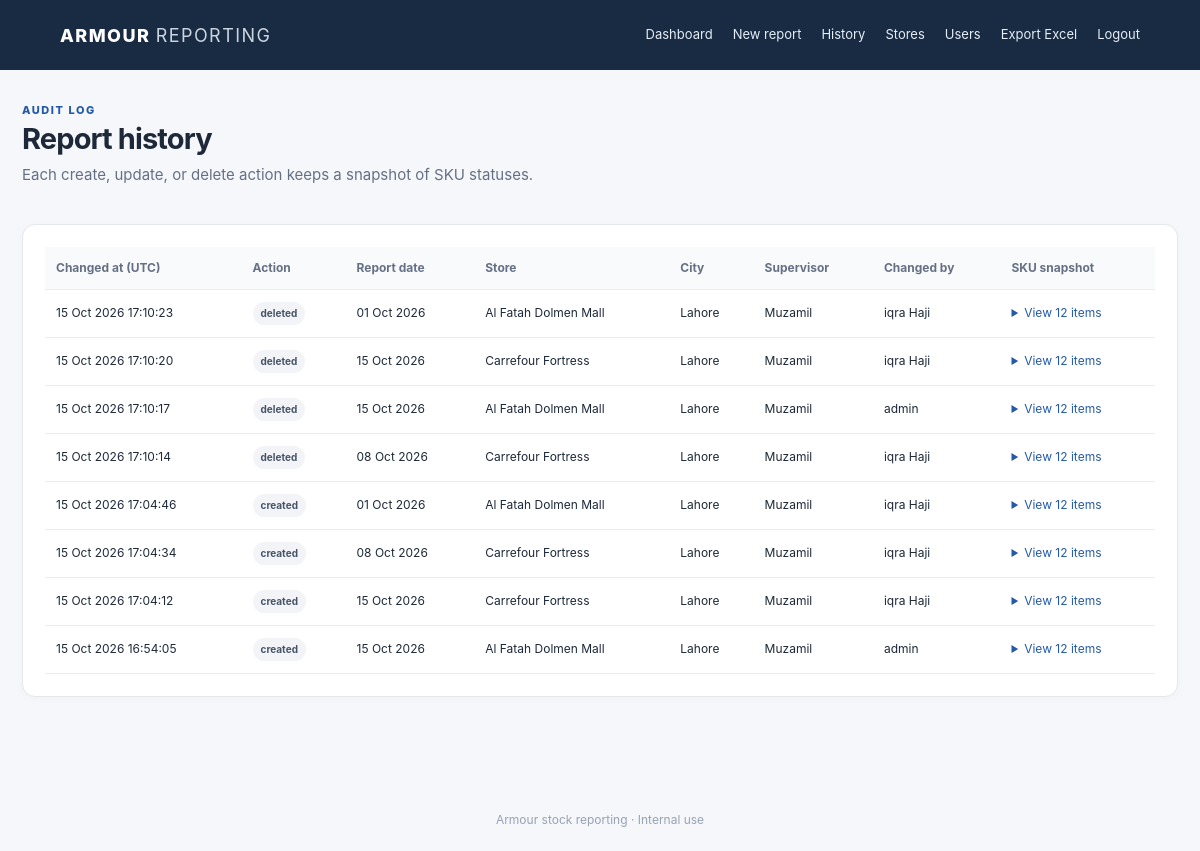
The page /history (signed in) on the database its author committed.
### app.py (models this page shows)
class ReportHistory(db.Model):
    id = db.Column(db.Integer, primary_key=True)
    report_id = db.Column(db.Integer, nullable=False, index=True)
    report_date = db.Column(db.Date, nullable=False)
    store_name = db.Column(db.String(150), nullable=False)
    city = db.Column(db.String(100), nullable=False)
    supervisor = db.Column(db.String(120), nullable=False)
    submitted_by = db.Column(db.String(80), nullable=False)
    snapshot = db.Column(db.Text, nullable=False)
    action = db.Column(db.String(20), nullable=False)
    changed_at = db.Column(db.DateTime, default=datetime.utcnow, nullable=False)

### app.py (the view)
@app.route('/history')
@login_required
def history():
    q=ReportHistory.query.order_by(ReportHistory.changed_at.desc())
    if not current_user().is_admin: q=q.filter_by(submitted_by=current_user().username)
    return render_template('history.html', entries=q.limit(500).all())

### app.py (called while the page is built)
def current_user():
    uid = session.get('user_id')
    return db.session.get(User, uid) if uid else None

def login_required(fn):
    @wraps(fn)
    def wrapped(*args, **kwargs):
        if not current_user(): flash('Please log in first.', 'warning'); return redirect(url_for('login'))
        return fn(*args, **kwargs)
    return wrapped

@app.context_processor
def inject_globals(): return {'me': current_user(), 'sku_fields': SKU_FIELDS, 'statuses': STATUSES, 'now_date': date.today().isoformat()}

    @property
    def is_admin(self): return self.role == 'admin'

### templates/history.html
{% extends 'base.html' %}{% block content %}<div class="page-head"><div><p class="eyebrow">AUDIT LOG</p><h1>Report history</h1><p class="muted">Each create, update, or delete action keeps a snapshot of SKU statuses.</p></div></div><section class="card"><div class="table-wrap"><table><thead><tr><th>Changed at (UTC)</th><th>Action</th><th>Report date</th><th>Store</th><th>City</th><th>Supervisor</th><th>Changed by</th><th>SKU snapshot</th></tr></thead><tbody>{% for e in entries %}<tr><td>{{ e.changed_at.strftime('%d %b %Y %H:%M:%S') }}</td><td><span class="pill gray">{{ e.action }}</span></td><td>{{ e.report_date.strftime('%d %b %Y') }}</td><td>{{ e.store_name }}</td><td>{{ e.city }}</td><td>{{ e.supervisor }}</td><td>{{ e.submitted_by }}</td><td><details><summary>View 12 items</summary><div class="snapshot"><pre>{{ e.snapshot }}</pre></div></details></td></tr>{% else %}<tr><td colspan="8" class="empty">No history yet.</td></tr>{% endfor %}</tbody></table></div></section>{% endblock %}

### templates/base.html (shortened to what this page needs)
<!doctype html><html lang="en"><head><link rel="stylesheet" href="{{ url_for('static',filename='style.css') }}"></head><body><header class="topbar"><a class="brand" href="{{ url_for('dashboard') if me else url_for('login') }}">ARMOUR <span>REPORTING</span></a>{% if me %}<nav><a href="{{ url_for('dashboard') }}">Dashboard</a><a href="{{ url_for('new_report') }}">New report</a><a href="{{ url_for('history') }}">History</a>{% if me.is_admin %}<a href="{{ url_for('admin_stores') }}">Stores</a><a href="{{ url_for('admin_users') }}">Users</a>{% endif %}<a href="{{ url_for('export_excel') }}">Export Excel</a><a href="{{ url_for('logout') }}">Logout</a></nav>{% endif %}</header><main class="container">{% block content %}{% endblock %}</main><footer>Armour stock reporting · Internal use</footer></body></html>

### static/style.css (style rules this page uses)
:root { --ink:#1d2939;--muted:#667085;--line:#e4e7ec;--paper:#f5f7fa;--navy:#192b42;--blue:#2459a9;--blue2:#174786;--green:#18794e;--red:#b42318 }
* { box-sizing:border-box }
body { margin:0;background:var(--paper);color:var(--ink);font:15px/1.5 Inter,ui-sans-serif,system-ui,-apple-system,BlinkMacSystemFont,"Segoe UI",sans-serif }
.topbar { background:var(--navy);color:white;display:flex;justify-content:space-between;align-items:center;padding:0 5%;min-height:70px;gap:24px }
.brand { color:white;text-decoration:none;font-weight:850;letter-spacing:.08em;font-size:18px;white-space:nowrap }
.brand span { font-weight:400;color:#cbd5e1 }
.topbar nav { display:flex;gap:20px;flex-wrap:wrap }
.topbar nav a { color:#e5edf7;text-decoration:none;font-size:13px }
.container { max-width:1200px;margin:32px auto;padding:0 22px;min-height:calc(100vh - 145px) }
footer { text-align:center;padding:22px;color:#98a2b3;font-size:12px }
.page-head { display:flex;justify-content:space-between;align-items:center;gap:20px;margin-bottom:22px }
.page-head h1,.auth h1 { font-size:29px;line-height:1.2;margin:3px 0 8px;letter-spacing:-.03em }
.eyebrow { font-size:11px;letter-spacing:.14em;font-weight:800;color:var(--blue);margin:0 }
.muted { color:var(--muted);margin-top:4px }
.card { background:white;border:1px solid var(--line);border-radius:13px;padding:22px;margin-bottom:20px;box-shadow:0 2px 8px #10182806 }
.pill { font-size:10px;font-weight:700;border-radius:20px;padding:4px 8px;white-space:nowrap;display:inline-block }
.gray { background:#f2f4f7;color:#475467 }
.table-wrap { width:100%;overflow-x:auto }
table { width:100%;border-collapse:collapse;font-size:12px;white-space:nowrap }
th { text-align:left;color:#667085;background:#f9fafb;font-weight:700 }
th,td { padding:12px 11px;border-bottom:1px solid #eaecf0 }
details summary { cursor:pointer;color:var(--blue) }

### rows shown on the page
ReportHistory: changed_at "15 Oct 2026 17:10:23", action "deleted", report_date "01 Oct 2026", store_name "Al Fatah Dolmen Mall", city "Lahore", supervisor "Muzamil", submitted_by "iqra Haji"
ReportHistory: changed_at "15 Oct 2026 17:10:20", action "deleted", report_date "15 Oct 2026", store_name "Carrefour Fortress", city "Lahore", supervisor "Muzamil", submitted_by "iqra Haji"
ReportHistory: changed_at "15 Oct 2026 17:10:17", action "deleted", report_date "15 Oct 2026", store_name "Al Fatah Dolmen Mall", city "Lahore", supervisor "Muzamil", submitted_by "admin"
ReportHistory: changed_at "15 Oct 2026 17:10:14", action "deleted", report_date "08 Oct 2026", store_name "Carrefour Fortress", city "Lahore", supervisor "Muzamil", submitted_by "iqra Haji"
ReportHistory: changed_at "15 Oct 2026 17:04:46", action "created", report_date "01 Oct 2026", store_name "Al Fatah Dolmen Mall", city "Lahore", supervisor "Muzamil", submitted_by "iqra Haji"
ReportHistory: changed_at "15 Oct 2026 17:04:34", action "created", report_date "08 Oct 2026", store_name "Carrefour Fortress", city "Lahore", supervisor "Muzamil", submitted_by "iqra Haji"
ReportHistory: changed_at "15 Oct 2026 17:04:12", action "created", report_date "15 Oct 2026", store_name "Carrefour Fortress", city "Lahore", supervisor "Muzamil", submitted_by "iqra Haji"
ReportHistory: changed_at "15 Oct 2026 16:54:05", action "created", report_date "15 Oct 2026", store_name "Al Fatah Dolmen Mall", city "Lahore", supervisor "Muzamil", submitted_by "admin"
